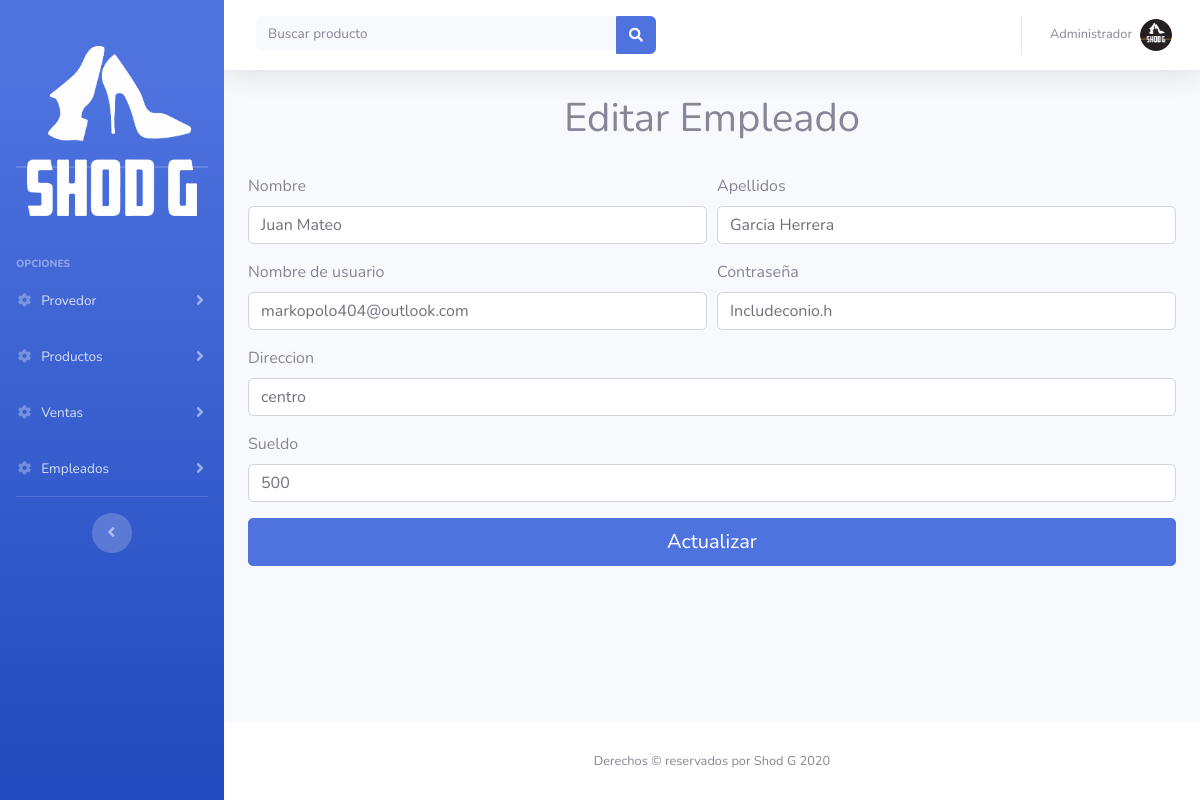
/Frontend/Empleados_editar.php?no=1, run on the app's committed database.
### tables this page shows
CREATE TABLE `empleados` (
  `Clave_empleado` int(11) NOT NULL,
  `Nombre_em` varchar(100) NOT NULL,
  `Apellidos` varchar(100) NOT NULL,
  `Direccion_em` varchar(100) NOT NULL,
  `Sueldo_em` varchar(100) NOT NULL,
  `Nombre_Usuario` varchar(100) NOT NULL,
  `Contrasena` varchar(50) NOT NULL
);

### Backend/bd/empleado_editar.php (called while the page is built)
<?php
	include ("conexion.php");
	$id = $_GET['no'];
	$sql="SELECT * FROM empleados WHERE Clave_empleado = '$id'";
	$resultado=$conexion->query($sql);
 	$mostrar=$resultado->fetch_assoc();
?>

### Frontend/Empleados_editar.php (the view, shortened to what this page needs)
<?php require_once "vistas/parte_superior.php"?>
<?php include '../Backend/bd/empleado_editar.php' ?>
	<div class="container">
		<h1 class="text-center">Editar Empleado</h1>
		<br>
		<form action="../Backend/bd/empleado_editar_agregar.php" method="POST">
		  <div class="form-row">
		    <div class="form-group col-md-6">
		      <label for="inputEmail4">Nombre</label>
		      <input type="text" class="form-control" name="nom" value="<?php echo $mostrar['Nombre_em']; ?>">
		    </div>
		    <div class="form-group col-md-6">
		      <label for="inputPassword4">Apellidos</label>
		      <input type="text" class="form-control" name="ape" value="<?php echo $mostrar['Apellidos']; ?>">
		    </div>
		  </div>
		  <div class="form-row">
		    <div class="form-group col-md-6">
		      <label for="inputEmail4">Nombre de usuario</label>
		      <input type="email" class="form-control" name="mail" value="<?php echo $mostrar['Nombre_Usuario']; ?>">
		    </div>
		    <div class="form-group col-md-6">
		      <label for="inputPassword4">Contraseña</label>
		      <input type="text" class="form-control" name="con" value="<?php echo $mostrar['Contrasena']; ?>">
		    </div>
		  </div>
		  <div class="form-group">
		    <label for="inputAddress">Direccion</label>
		    <input type="text" class="form-control" name="dir" value="<?php echo $mostrar['Direccion_em']; ?>">
		  </div>
		  <div class="form-group">
		    <label for="inputAddress2">Sueldo</label>
		    <input type="text" class="form-control" name="suel" value="<?php echo $mostrar['Sueldo_em']; ?>">
		  </div>
		  <button type="submit" id="btn1" class="btn btn-primary btn-lg btn-block">Actualizar</button>
		</form>
	</div>
<?php require_once "vistas/parte_inferior.php"?>

### data on the page
empleados: nom "Juan Mateo", ape "Garcia Herrera", mail "markopolo404@outlook.com", con "Includeconio.h", dir "centro", suel "500"
